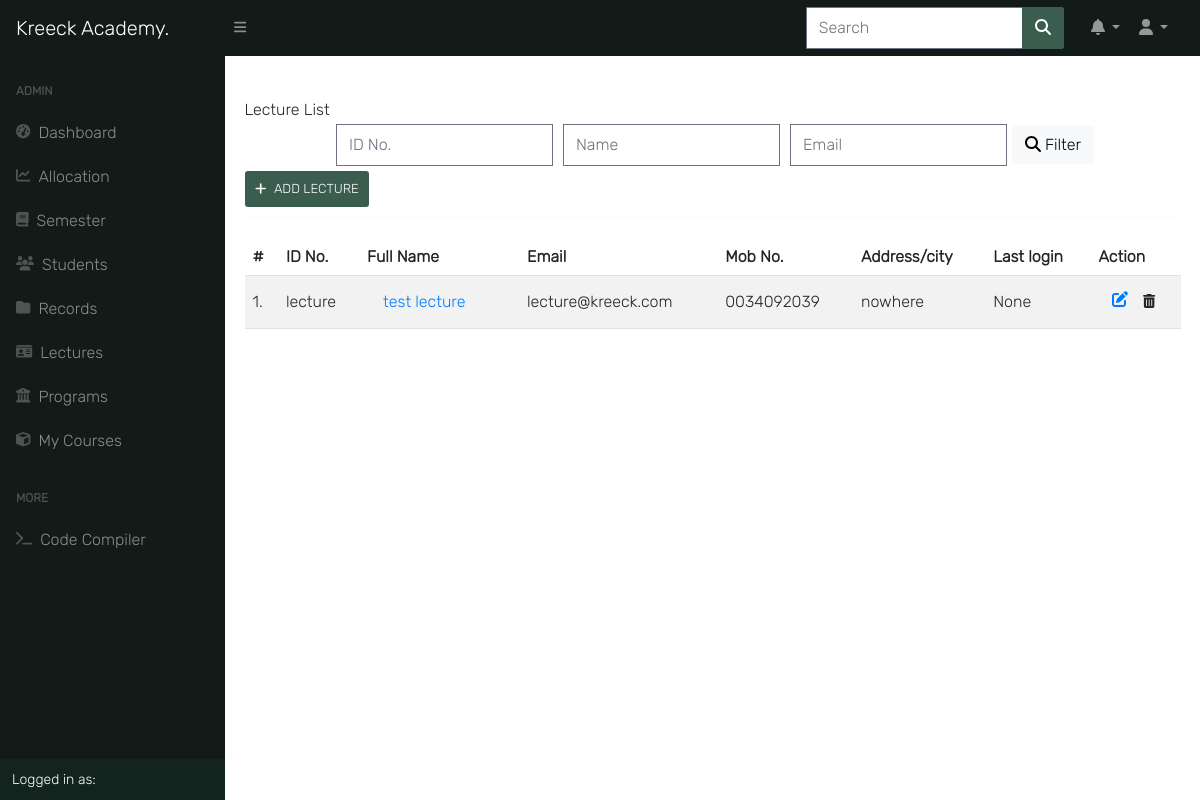
The app's page /auth/lecturers/ (signed in), older data.
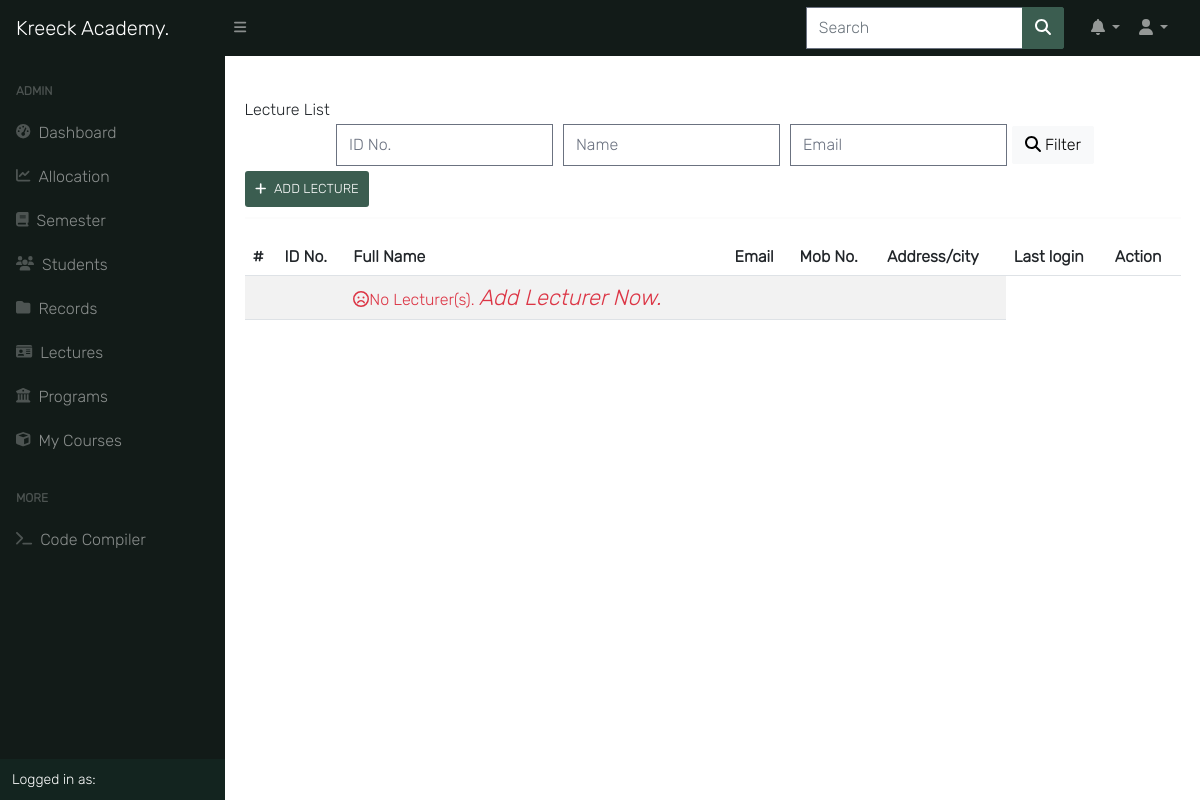
The same page, newer data.
### accounts/models.py (models this page shows, shortened)
class User(AbstractUser):
    is_student = models.BooleanField(default=False)
    is_lecturer = models.BooleanField(default=False)
    is_parent = models.BooleanField(default=False)
    is_dep_head = models.BooleanField(default=False)
    phone = models.CharField(max_length=60, blank=True, null=True)
    address = models.CharField(max_length=60, blank=True, null=True)
    picture = models.ImageField(upload_to='profile_pictures/%y/%m/%d/', default='default.png', null=True)
    email = models.EmailField(blank=True, null=True)
    username_validator = ASCIIUsernameValidator()
    objects = UserManager()
    @property
    def get_full_name(self):
        full_name = self.username
        if self.first_name and self.last_name:
            full_name = self.first_name + " " + self.last_name
        return full_name

### accounts/views.py (the view)
# urls.py: path('lecturers/', LecturerListView.as_view(), name='lecturer_list'),
@method_decorator([login_required, admin_required], name='dispatch')
class LecturerListView(ListView):
    queryset = User.objects.filter(is_lecturer=True)
    template_name = "accounts/lecturer_list.html"
    paginate_by = 10  # if pagination is desired
    def get_context_data(self, **kwargs):
        context = super().get_context_data(**kwargs)
        context['title'] = "Lecturers | Kreeck Academy"
        return context

### templates/accounts/lecturer_list.html (shortened to what this page needs)
{% extends 'base.html' %}
{% load crispy_forms_tags %}
{% block content %}
<h3 class="mt mt-4">Lecture List</h3>
<div class="content-center">
    <form class="search-form" action="" method="POST">{% csrf_token %}
        <input class="au-input" type="text" name="id_no" placeholder="ID No." value="{{ request.GET.id_no }}"/>
        <input class="au-input" type="text" name="name" placeholder="Name" value="{{ request.GET.name }}"/>
        <input class="au-input" type="text" name="email" placeholder="Email" value="{{ request.GET.email }}"/>
        <button class="btn btn-light" type="submit">
            <i class="fas fa-search"></i>  Filter
        </button>
    </form>
</div>
{% if request.user.is_superuser %}
<a class="add-button" href="{% url 'add_lecturer' %}"><i class="fas fa-plus"></i>Add Lecture</a>
{% endif %}
<hr>
<br>
<div class="table-responsive">
    <table  class="table table-striped ">
        <thead class="thead thead-dark">
            <tr>
                <th scope="col">#</th>
                <th scope="col"> ID No. </th>
                <th scope="col"> Full Name </th>
                <th scope="col"> Email </th>
                <th scope="col"> Mob No. </th>
                <th scope="col"> Address/city </th>
                <th scope="col"> Last login </th>
                {% if request.user.is_superuser %}
                <th scope="col"> Action </th>
                {% endif %}
            </tr>
        </thead>
        <tbody>
            {% for lecturer in object_list %}
            <tr>
                <td data-label="#"> {{ forloop.counter }}.</td>
                <td data-label="Username">{{ lecturer.username }}</td>
                <td data-label="Full Names"><a href="{% url 'profile_single' lecturer.id %}">{{ lecturer.get_full_name }}</a></td>
                <td data-label="Email">{{ lecturer.email }}</td>
                <td data-label="Phone">{{ lecturer.phone }}</td>
                <td data-label="Address">{{ lecturer.address }}</td>
                <td data-label="Last Login">{{ lecturer.last_login }}</td>
                {% if request.user.is_superuser %}
                <td >
                    <div class="update-delete">
                        <a href="{% url 'staff_edit' pk=lecturer.pk %}" class="update"><i class="fas fa-edit"></i></a>
                        <form action="{% url 'lecturer_delete' pk=lecturer.pk %}">{% csrf_token %}
                            <button type="submit" class="btn btn-sm"><i class="fas fa-trash-alt"></i></button>
                        </form>
                    </div>
                </td>
                {% endif %}
                {% empty %}
                <tr>
                    <td></td>
                    <td></td>
                    <td>
                    <span class="text-danger">
                    <i class="far fa-frown"></i>No Lecturer(s).
                    {% if request.user.is_superuser %}
                    <a href="{% url 'add_lecturer' %}">
                    <i class="primary" style="font-size: 22px;">
                        Add Lecturer Now.
                    </i>
                    {% endif %}
                    </a>
                    </span>
                </td>
                <td></td>
                <td></td>
                <td></td>
                </tr>
            {% endfor %}
        </tbody>
        </table>
</div>
</div>
</div>
{% endblock content %}

Row changes from the older to the newer data that the page shows:
removed User: username "lecture", get_full_name "test lecture", email "lecture@kreeck.com", phone "0034092039", address "nowhere", last_login "None"
Text that changed along with them:
text now shown: "No Lecturer(s). Add Lecturer Now."
